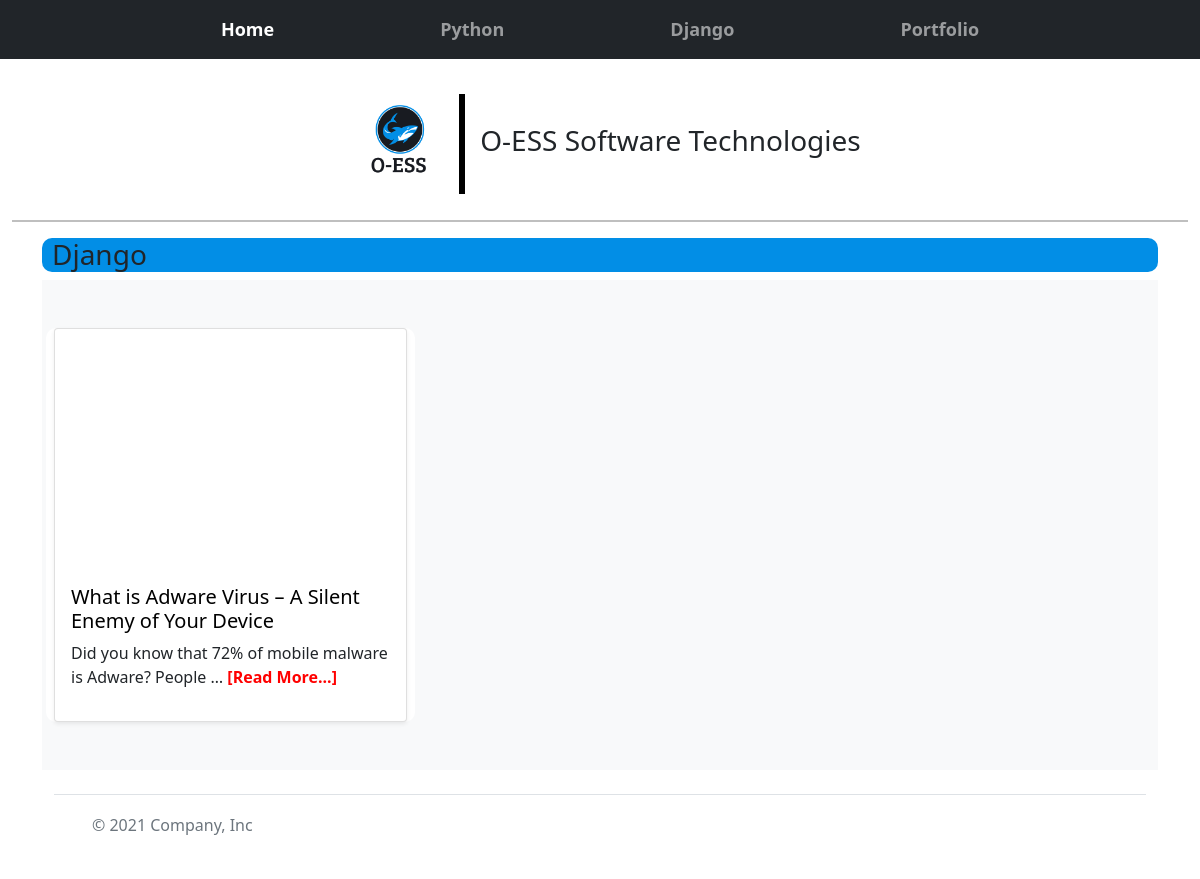
Page /django/ on the earlier database version.
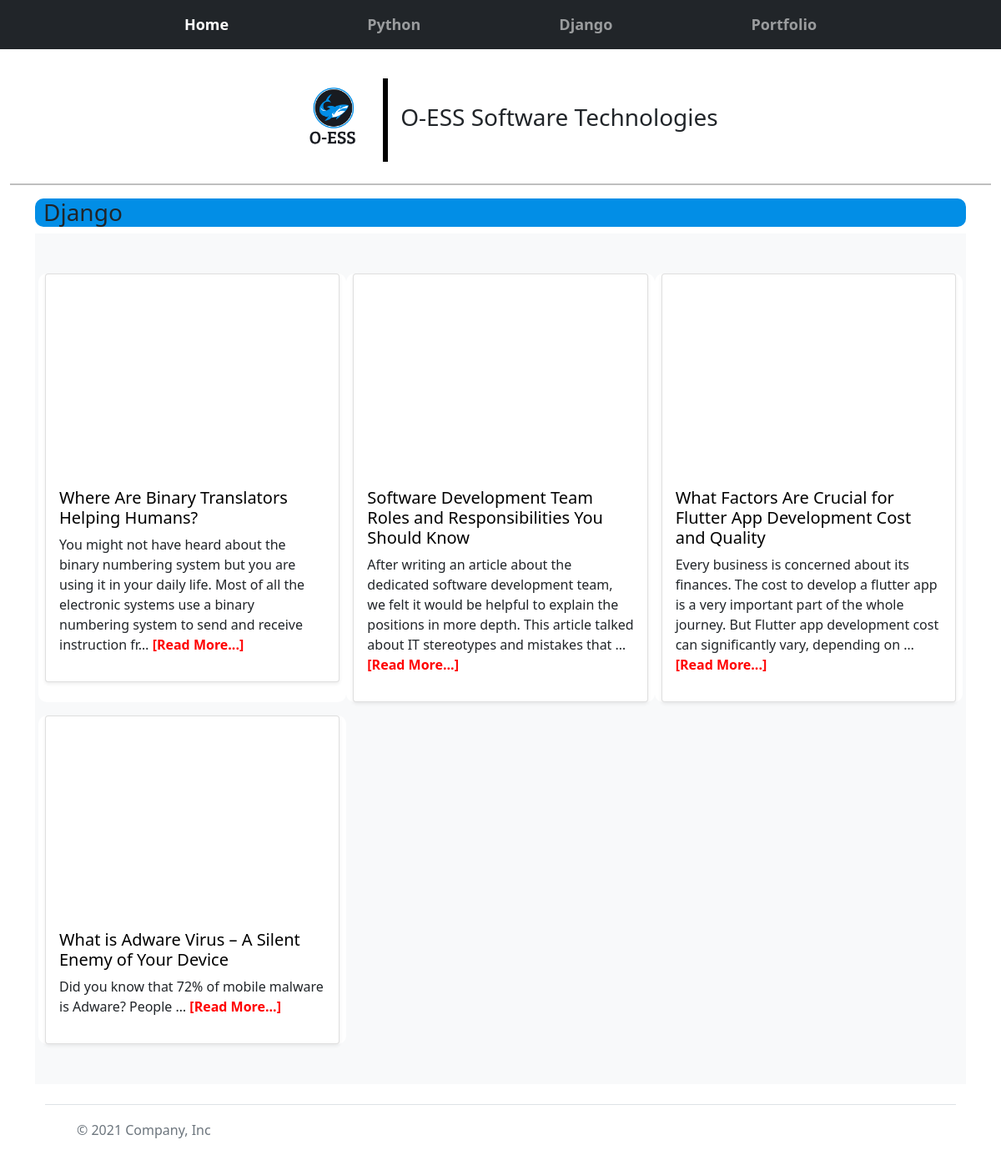
Same page on the later database version.
### repair/models.py (models this page shows, shortened)
class Djangonister(models.Model):
    title = models.CharField(max_length=400)
    description = models.TextField()
    video = EmbedVideoField()
    date_added = models.DateTimeField(auto_now_add=True)

### repair/views.py (the view)
# urls.py: path('django/', views.djangosoft, name='software'),
def djangosoft(request):
    soft = Djangonister.objects.order_by('-date_added')
    context = {'soft':soft}
    return render(request, 'repair/django.html', context)

### repair/templates/repair/django.html (shortened to what this page needs)
{% extends 'repair/layout.html' %}
{% load static %}
{% load embed_video_tags %}
{% block content %}
    <div class="container">
        <div class="col">
            <h3>Django</h3>
        </div>
        <main>
            <div class="album py-5 bg-light">
              <div class="container">
                <div class="row row-cols-1 row-cols-sm-2 row-cols-md-3 g-3">
                    {% for software in soft %}
                  <div class="col" style="background-color: white;">
                    <div class="card shadow-sm">
                      <div class="you" style="width: 100%; height: 15rem; border-radius: 5px;">
                    </div>
                      <div class="card-body">
                          <a onMouseOver="this.style.color='red'"
                          onMouseOut="this.style.color='black'" href="{% url 'repair:softdetail' software.id %}"><h5 class="card-title">{{software.title}}</h5></a>
                            <p class="card-text">{{software.description|truncatechars:200}} <a style="text-decoration: none; color: red; font-weight: bold;" href="{% url 'repair:softdetail' software.id %}">[Read More...]</a></p>
                      </div>
                    </div>
                  </div>
                  {% endfor %}
                </div>
              </div>
            </div>
          </main>
{% endblock content %}

Differences in the rows shown:
added Djangonister: title "Where Are Binary Translators Helping Humans?", description "You might not have heard about the binary numbering system but you are using it in your daily life. Most of all the electronic systems use a binary numbering system to send and receive instruction fr…"
added Djangonister: title "Software Development Team Roles and Responsibilities You Should Know", description "After writing an article about the dedicated software development team, we felt it would be helpful to explain the positions in more depth. This article talked about IT stereotypes and mistakes that …"
added Djangonister: title "What Factors Are Crucial for Flutter App Development Cost and Quality", description "Every business is concerned about its finances. The cost to develop a flutter app is a very important part of the whole journey. But Flutter app development cost can significantly vary, depending on …"
